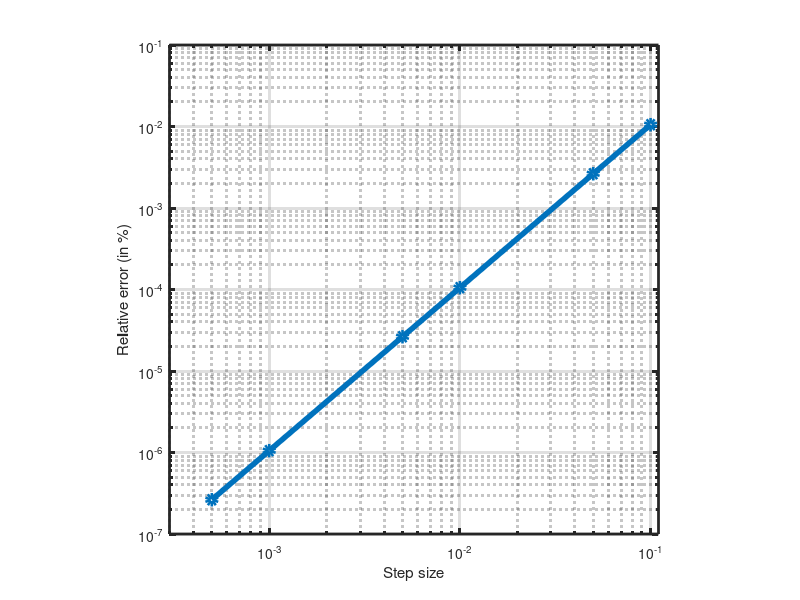

Write the MATLAB code that produced this figure.
%Defining the function
fun =  @(x) abs(x.^5 - 15.*x.^4 + 85.*x.^3 - 225.*x.^2 + 274.*x - 120);
%Integrating for different values of h
h= [0.1,0.05,0.01,0.005,0.001,0.0005];
integ = zeros(6,1)
for i = 1:6
    x=1:h(i):5;
    y = fun(x);
    integ(i) = trapz(x,y);
end
%Calculating Error
error = zeros(6,1);
for i = 1:6
    error(i) = abs((19/3) - integ(i)) /(19/3);
end
%Plotting
loglog(h,error,'-o','linewidth',4.0);
xlim([0.0003 0.11]);
xlabel('Step size');
ylabel('Relative error (in %)')
ax = gca ;
set(ax, 'linewidth',2.0);
axis('square');
grid on;